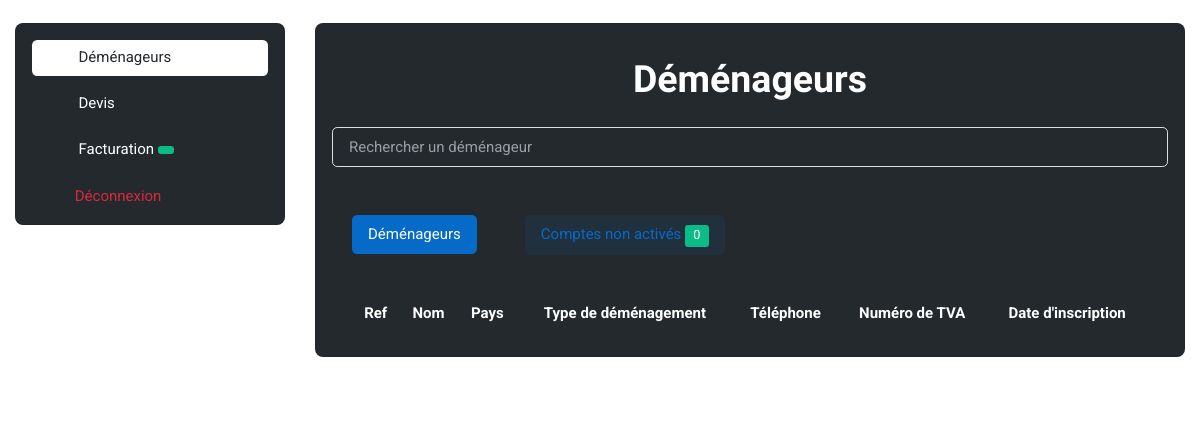
/administration/Movers/ (signed in), run on an earlier commit of the app's database.
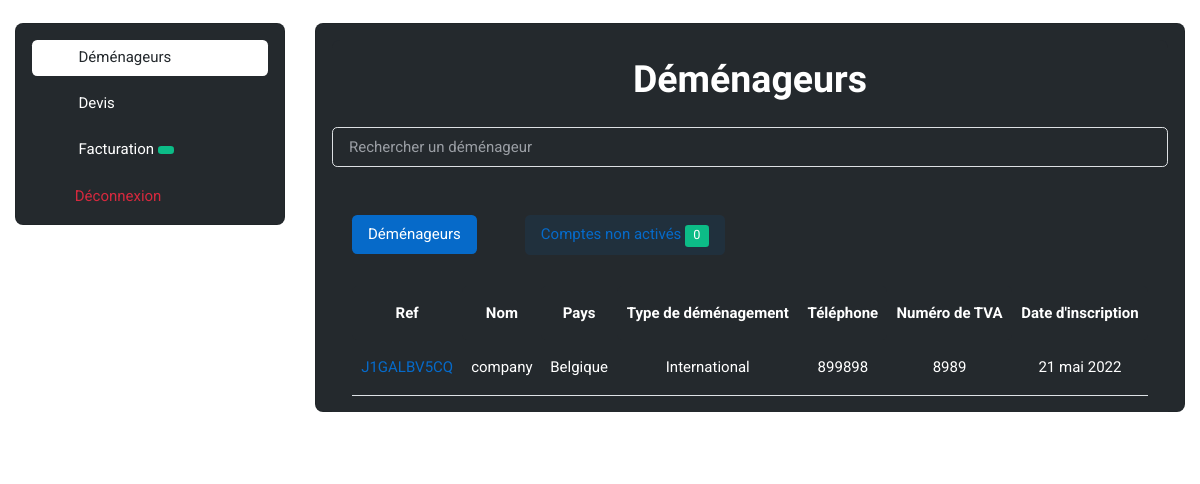
And on a later commit of the database.
### base_app/models.py (models this page shows, shortened)
class Mover(models.Model):
    ref = models.CharField(max_length=30, default="")
    company_name = models.CharField(max_length=300)
    company_phone_number = models.CharField(max_length=50)
    Adresse = models.CharField(max_length=300, default="")
    employee_number = models.IntegerField(default=0)
    number_max_quote_request = models.IntegerField(default=0)
    website = models.CharField(max_length=300, default="")
    TVA_number = models.CharField(max_length=30, default="")
    Postal_Code = models.IntegerField(default=0)
    City = models.CharField(max_length=300, default="")
    company_statut = models.CharField(max_length=300, default="")
    company_description = models.TextField(default="")
    logo = models.ImageField(upload_to='user/images/profil_image/', blank=True, default="")
    validated = models.BooleanField(default=False)
    activated = models.BooleanField(default=False)
    created = models.DateTimeField(auto_now_add=True)
    user = models.ForeignKey(User, on_delete=models.CASCADE, default="")
    country = models.ForeignKey(Country, on_delete=models.CASCADE, default="")
    moving_type1 = models.ForeignKey(Moving_Type1, on_delete=models.CASCADE, default="")

class Country(models.Model):
    name = models.CharField(max_length=300)

class Moving_Type1(models.Model):  # can be national opr international
    name = models.CharField(max_length=300)

### administration/views.py (the view, shortened to what this page needs)
# urls.py: path('Movers/', views.movers_home, name='movers_home'),
@login_required
def movers_home(request):
    countries = Country.objects.all()
    moving_type1 = Moving_Type1.objects.all()
    moving_type2 = Moving_Type2.objects.all()
    movers_activated = Mover.objects.filter(activated=True)
    movers_unactivated = Mover.objects.filter(activated=False)
    movers_unactivated_count = Mover.objects.filter(activated=False).count()
    users = User.objects.all()
    form = Mover_Form()
    return render(request, 'administration/movers/movers_home.html', {'countries': countries,
                                                                      'moving_type1': moving_type1, 'moving_type2'
                                                                      : moving_type2, 'users':
                                                                          users, 'movers_unactivated':
                                                                          movers_unactivated, 'movers_unactivated_count'
                                                                      : movers_unactivated_count, 'form': form,
                                                                      'movers_activated': movers_activated})

### base_app/forms.py
class Mover_Form(forms.ModelForm):
    class Meta:
        model = Mover
        fields = [
            'ref', 'company_name', 'company_phone_number', 'Adresse', 'employee_number', 'number_max_quote_request',
            'website', 'TVA_number', 'Postal_Code', 'City', 'company_statut', 'company_description',
            'logo', 'validated', 'activated', 'country', 'moving_type1'
        ]

### administration/templates/administration/movers/movers_home.html (shortened to what the changed rows need)
{% extends 'administration/admin_base.html' %}
{% load static %}
{% block main %}
    <div class="card bg-dark">
        <div class="card-header bg-dark" align="center">
            <h2 class="text-white">Déménageurs</h2>
        </div>
        <div class="card-body bg-dark">
            <div class="tab-content mb-0" id="movers-pills-tabContent">
                <div class="tab-pane fade show active" id="movers-pills-tab1" role="tabpanel" aria-labelledby="movers-pills-tab-1">
                    <div class="row">
                        <div class="col-12">
                            <div class="row justify-content-between">
                                {% if mover %}
                                                                {% load i18n %}
                                {% else %}
                                    <div class="table-responsive-lg border-0">
                                        <table class="table table-dark-gray align-middle p-4 mb-0 text-white">
                                            <thead align="center">
                                                <tr>
                                                    <th scope="col" class="border-0 rounded-start">Ref</th>
                                                    <th scope="col" class="border-0 rounded-start">Nom</th>
                                                    <th scope="col" class="border-0 rounded-start">Pays</th>
                                                    <th scope="col" class="border-0 rounded-start">Type de déménagement</th>
                                                    <th scope="col" class="border-0 rounded-end">Téléphone</th>
                                                    <th scope="col" class="border-0 rounded-end">Numéro de TVA</th>
                                                    <th scope="col" class="border-0 rounded-end">Date d'inscription</th>
                                                </tr>
                                            </thead>
                                            <tbody align="center">
                                                {% for mover in movers_activated %}
                                                    <tr>
                                                        <td>
                                                            <a href="{% url 'mover_detail' mover.id %}">
                                                                <center>{{mover.ref}}</center>
                                                            </a>
                                                        </td>
                                                        <td>
                                                            <center>
                                                                {{mover.company_name}}
                                                            </center>
                                                        </td>
                                                        <td>
                                                            <center>
                                                                {% for country in countries %}
                                                                    {% if country.id == mover.country_id %}
                                                                        {{country.name}}
                                                                    {% endif %}
                                                                {% endfor %}
                                                            </center>
                                                        </td>
                                                        <td>
                                                            <center>
                                                                {{mover.moving_type1.name}}
                                                            </center>
                                                        </td>
                                                        <td>
                                                            <center>
                                                                {{mover.company_phone_number}}
                                                            </center>
                                                        </td>
                                                        <td>
                                                            <center>
                                                                {{mover.TVA_number}}
                                                            </center>
                                                        </td>
                                                        <td>
                                                            <center>
                                                                {% load i18n %}
                                                                {% language 'fr' %}
                                                                    {{mover.created|date:'d F Y'}}
                                                                {% endlanguage %}
                                                            </center>
                                                        </td>
                                                    </tr>
                                                {% endfor %}
                                            </tbody>
                                        </table>
                                    </div>
                                {% endif %}
                            </div>
                        </div>
                    </div>
                </div>
                                            {% for mover in movers_unactivated %}
                                                            {% load i18n %}
                                            {% endfor %}
            </div>
        </div>
    </div>
{% endblock %}

What changed in the data, as far as the page shows it:
added Mover: ref "J1GALBV5CQ", company_name "company", moving_type1.name "International", company_phone_number "899898", TVA_number "8989", created "21 mai 2022"
now on this page (row unchanged): Country: name "Belgique"
